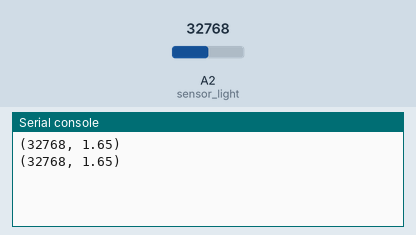
Simulated run of this program. Board: CircuitPython board. Parts: the last lines printed to the serial console. The inputs (shaded band) are chosen by the test bench; at power-on: A2 (sensor_light) = 32768 (analog values on the 0–65535 scale).

Above: at 1.2 s.
1.3 s: A2 (sensor_light) set to 45874
At 2.5 s:
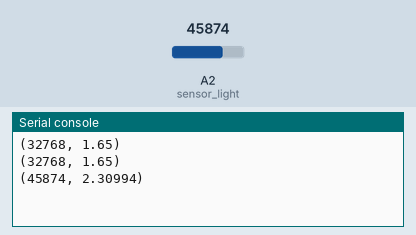
2.8 s: A2 (sensor_light) set to 57670
At 3.8 s:
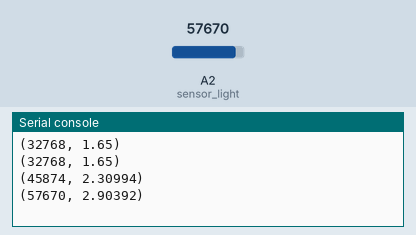
Timing chart, 0 to 5.8 s (numbered marks = the images above; inputs shaded):
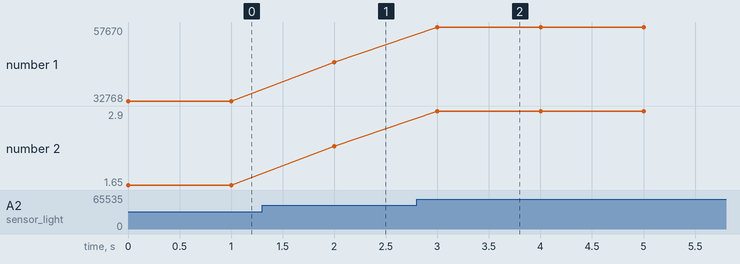

The program:

08-Lichtsensor.py
```python
# Write your code here :-)
import analogio
import board
import time

sensor_light = analogio.AnalogIn(board.A2) # nRF52840 A2, Grove A2

while True:
    light_value = sensor_light.value
    voltage = (light_value * 3.3) / 65536
    print((light_value, voltage)) # serial plotter format
    time.sleep(1)
```

Measured:
- after the input at 1.3 s, the serial console: prints a new line after 0.70 s (image 1)
- after the input at 2.8 s, the serial console: prints a new line after 0.20 s (image 2)
- plotted number 1: 32768 → 45874 after the input at 1.3 s, 45874 → 57670 after the input at 2.8 s
- plotted number 2: 1.65 → 2.31 after the input at 1.3 s, 2.31 → 2.9 after the input at 2.8 s
